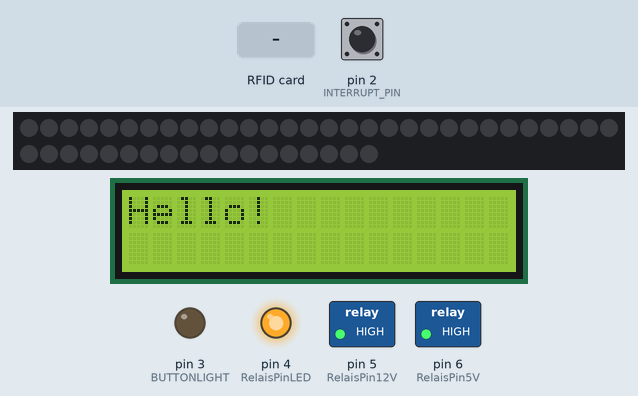
Bench run of a sketch on a simulated Arduino Uno, built with avr-gcc and run on an emulated ATmega328P. Shown: 48 RGB LEDs in strip order, left to right, continuing on the next row, 16×2 character LCD, switched loads named in the sketch (green lamp = pin HIGH), output pins drawn as LEDs (lit = HIGH). Inputs (shaded band) come from the test bench; at power-on: pin 2 (INTERRUPT_PIN) HIGH. Pins used as bus, display or sensor lines are not drawn; what the sketch prints to the serial monitor is not drawn.

Above: at 1.6 s.
At 3.2 s:
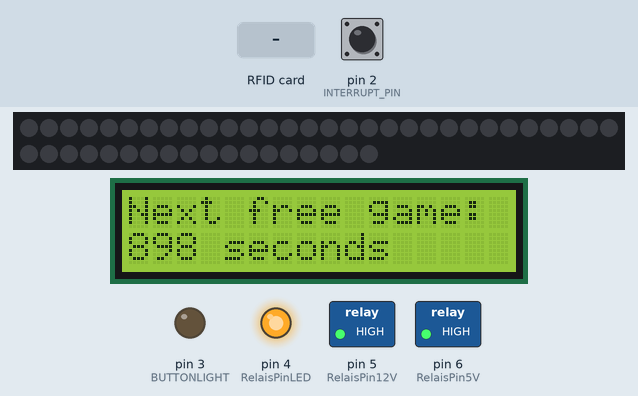
3.3 s: RFID card 5E 7A 19 C4 held to the reader
At 4.9 s:
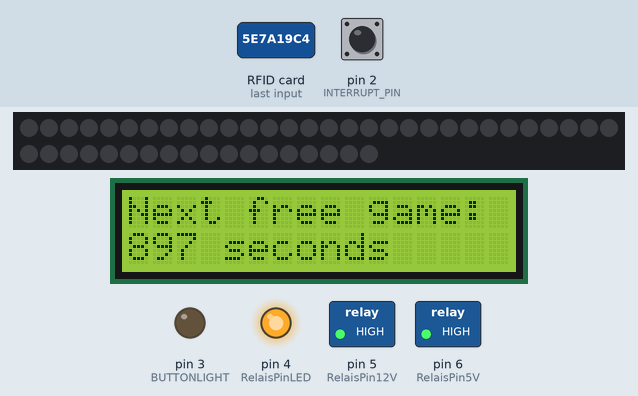
Timing chart, 0 to 6.4 s (numbered marks = the images above; inputs shaded):
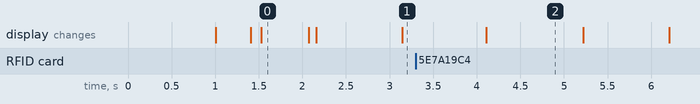

The sketch:

diy_candy_grabber_v2.0_power_controller_v1.0.ino
```cpp
/*

    DIY Candy Grapper Version 2.0
    Power Controller (Arduino Uno) Version 1.0
    15 August 2022 Florian Güldenpfennig

    This code was designed to be run on an Arduino UNO to control
    a bigger machine - an Arduino Mega incl. stepper motors.
    Underlying purpose: to save energy, heat, noise

    Working principle:
    After a pause of 15 minutes the Arduino UNO will allow the user
    to power up the Arduino Mega incl. stepper motors by pushing a button.

    The user can then play a game for 60 seconds, that is, fetch as many items
    from the grapper plate as he or she can.

    After 60 seconds the Arduino Mega will be switched off again an cannot be switched
    on for the next 15 minutes.

    This code can also control the LED stripes, which actually belong to the Arduino Mega setup
    in the first line.

    Materials:

    - LCD Display for showing the two countdowns
    - 3 Relais for controlling the Arduino Mega incl. stepper motors and neopixels
    - RFID reader for setting different modes with 'admin RFID chips' (e.g. unlocking free game)
    - (RTC module for displaying and keeping the time --> disabled in this version)
*/


#include <LiquidCrystal_I2C.h>
LiquidCrystal_I2C lcd(0x27, 16, 2);
#include <Adafruit_NeoPixel.h>
#ifdef __AVR__
#include <avr/power.h>
#endif
#include <MFRC522.h>

// RTC module for displaying time and time-keeping in future version
//#include <Wire.h>
//#include "RTClib.h"


// RFID reader
// SPI-Pins for RFID reader
#define SS_PIN 10
#define RST_PIN 9
MFRC522 rfid(SS_PIN, RST_PIN); // Instance of the class
MFRC522::MIFARE_Key key;
// Init array that will store new NUID
byte nuidPICC[4];

// Relais Pins
const int RelaisPinLED = 4;
const int RelaisPin12V = 5;
const int RelaisPin5V = 6;
//const int RelaisPin4 = 7;

// Button for starting game if free game is available
const int INTERRUPT_PIN = 2;
const int BUTTONLIGHT = 3;

// duration play time
const int gameLength = 68; // set to 68 seconds
// duration pause between games
const int gamePause = 900; // set to 900 seconds --> player has to wait 15 minutes before next free game

// Time stamps for timing the application
//RTC_DS1307 RTC;
unsigned long stamp = 0;
unsigned long lastInterrupt = 0;
unsigned long whenFreeGameStarted = 0;

// Controlling the Arduino Mega
boolean freeGameAvailable = false;
boolean MegaIsOn = false;

// one neopixel strip object controlls four physical strips in my setup --> 4 physical stripes are connected to pin 8
const int neoPin = 8;
const int numberOfPixels = 48;
Adafruit_NeoPixel strip1 = Adafruit_NeoPixel(numberOfPixels, neoPin, NEO_GRB + NEO_KHZ800);

// Helper variable to make sure LCD only gets updated when content has changed
String lastMessage = "";

void setup () {
  pinMode(RelaisPin12V, OUTPUT);
  pinMode(RelaisPin5V, OUTPUT);
  pinMode(RelaisPinLED, OUTPUT);
  digitalWrite(RelaisPin12V, HIGH); // LOW wenn ADK gepowert werden soll
  digitalWrite(RelaisPin5V, HIGH); // LOW wenn ADK gepowert werden soll
  digitalWrite(RelaisPinLED, HIGH);
  delay(1000);

  // prepare neopixel strip(s)
  strip1.begin();
  strip1.show(); // Initialize all pixels to 'off'
  colorWipe(strip1.Color(0, 0, 0),5);

  pinMode(BUTTONLIGHT, OUTPUT);
  digitalWrite(BUTTONLIGHT, LOW);


  Serial.begin(9600);

  /* Counterdown with RTC -- deactivated for this version
    Wire.begin();
    RTC.begin();
    DateTime now = RTC.now();
    // stamp = now.unixtime() + 15 * 60;
    stamp = now.unixtime() + 15;

    if (! RTC.isrunning()) {
    Serial.println("RTC is NOT running!");
    // following line sets the RTC to the date & time this sketch was compiled
    RTC.adjust(DateTime(__DATE__, __TIME__));
    } */

  // taking current time stamp and adding some time (gamePause) --> free game will be available then
  stamp =  millis() + gamePause* (long) 1000;

  // Serial.print("Stamp: "); Serial.println(stamp);

  // small trick to make sure that no free game is available on boot-up
  whenFreeGameStarted =  -(gameLength * (long) 1000);

  // start LCD display and show hello message
  lcd.init();
  lcd.backlight();
  print2LCD("Hello!");
  lastInterrupt = millis();

  SPI.begin(); // Init SPI bus
  rfid.PCD_Init(); // Init MFRC522

  delay(500);
  // attach interrupt to start-game-button
  pinMode(INTERRUPT_PIN, INPUT_PULLUP);
  attachInterrupt(digitalPinToInterrupt(INTERRUPT_PIN), myISR, FALLING); // trigger when button pressed, but not when released.
}

void loop () {

  checkRFID();

  megaController();


  /*Serial.print("Countdown: ");
    Serial.println(stamp - now.unixtime());
    DateTime now = RTC.now();
    long tmp = stamp - now.unixtime();*/

  long haveToWait = (stamp/1000 - (long)millis()/1000);

  /*Serial.print("stamp: "); Serial.println(stamp);
  Serial.print("Have to wait: "); Serial.println(haveToWait);*/

  /* If the user has waited long enough for a new game
     && there is currently no game in process */
  if (haveToWait <= 0 && MegaIsOn == false) {
    freeGameAvailable = true;
    digitalWrite(BUTTONLIGHT, HIGH);
    print2LCD("PUSH GREEN BUT- TON TO PLAY !!!");
    /* Waiting time is not over yet */
  } else if (haveToWait > 0 ) {
    print2LCD("Next free game: " + String(haveToWait) + " seconds");
    /* Game is in progress */
  } else if (MegaIsOn == true) {
    long playTimeRemaining = gameLength - abs(millis() - whenFreeGameStarted) / (long)1000;
    if (playTimeRemaining > gameLength-9) {
      print2LCD("Calibrating ... Please Wait");
    } else {
      print2LCD("Remaining Time: " + String(playTimeRemaining) + " seconds");
    }
  }

  delay(100);


  /*DateTime now = RTC.now();
    Serial.print(now.year(), DEC);
    Serial.print('/');
    Serial.print(now.month(), DEC);
    Serial.print('/');
    Serial.print(now.day(), DEC);
    Serial.print(' ');
    Serial.print(now.hour(), DEC);
    Serial.print(':');
    Serial.print(now.minute(), DEC);
    Serial.print(':');
    Serial.print(now.second(), DEC);
    Serial.println();*/
}


/*          Helper functions         */
/* ********************************* */


/* switches Arduino Mega off if no more game-time is left */
void megaController() {
  /*Serial.print("whenFreeGameStarted: ");
  Serial.println(whenFreeGameStarted);
  Serial.print("millis(): ");
  Serial.println(millis());*/

 // If game-time still remaining
 if (millis() < whenFreeGameStarted +  (gameLength * (long)1000)) {
    Serial.println("Game in Progess / Arduino Mega is powered up");
  } else {
    if (MegaIsOn) {
      MegaIsOn = false;
      Serial.println("Switching Arduino Mega off");
      freeGameAvailable = false;
      switchMegaOn(false);
      /*DateTime now = RTC.now();
        stamp = now.unixtime() + 15;*/
      stamp = millis() + gamePause * (long) 1000;
      delay(500);
      colorWipe(strip1.Color(0, 0, 0), 5);
    }
  }
}

/* interrupt routine to monitor push button (start game button) */
void myISR() {
  if (abs(millis() - lastInterrupt) < 1000) {
  } else {
    lastInterrupt = millis();

    if (freeGameAvailable == true) {
      freeGameAvailable = false;
      switchMegaOn(true);
      /*switchMegaOn(true);
      whenFreeGameStarted = millis();*/
    }
  }
}


/* switch Arduino Mega on or off -- parameter 'true' --> switch on */
void switchMegaOn(boolean switchOn_) {
  if (switchOn_) {
    Serial.println("Switching on Arduino Mega");
    MegaIsOn = true;
    digitalWrite(BUTTONLIGHT, LOW); // Turn off illumination of Start Button, because game already started
    whenFreeGameStarted = millis();
    digitalWrite(RelaisPin12V, LOW); // LOW when Mega is to be powered
    digitalWrite(RelaisPin5V, LOW); // LOW when Mega is to be powered
    digitalWrite(RelaisPinLED, LOW);
  } else  { // switch off the device (Arduino Mega)
    Serial.println("Switching off Arduino Mega");
    MegaIsOn = false;
    digitalWrite(RelaisPin12V, HIGH); // HIGH LOW when Mega is to switched off
    digitalWrite(RelaisPin5V, HIGH); // HIGH LOW when Mega is to switched off
    digitalWrite(RelaisPinLED, HIGH);
    delay(100);
    colorWipe(strip1.Color(0, 0, 0), 5);
  }
}

/* helper function to print lettes on LCD display */
void print2LCD(String s) {
  if (s!=lastMessage) {
    // clear screen
    for (int i = 0; i < 16; i++) {
      lcd.setCursor(i, 0);
      lcd.print(" ");
      lcd.setCursor(i, 1);
      lcd.print(" ");
    }

    for (int i = 0; i < s.length(); i++) {
      if (i < 16) {
        lcd.setCursor(i, 0);
        lcd.print(s[i]);
      } else {
        lcd.setCursor(i - 16, 1);
        lcd.print(s[i]);
      }
    }
  }
  lastMessage = s;

}


/* RFID reader functions taken from the MFRC522 demo */
void checkRFID() {
  //Serial.println("Checking RFID");
  // RFID Reader
  // Reset the loop if no new card present on the sensor/reader. This saves the entire process when idle.
  if ( ! rfid.PICC_IsNewCardPresent())
    return;

  // Verify if the NUID has been readed
  if ( ! rfid.PICC_ReadCardSerial())
    return;

  //Serial.print(F("PICC type: "));
  MFRC522::PICC_Type piccType = rfid.PICC_GetType(rfid.uid.sak);
  //Serial.println(rfid.PICC_GetTypeName(piccType));

  // Check is the PICC of Classic MIFARE type
  if (piccType != MFRC522::PICC_TYPE_MIFARE_MINI &&
      piccType != MFRC522::PICC_TYPE_MIFARE_1K &&
      piccType != MFRC522::PICC_TYPE_MIFARE_4K) {
    Serial.println(F("Your tag is not of type MIFARE Classic."));
    return;
  }


  printDec(rfid.uid.uidByte, rfid.uid.size);

  rfid.PICC_HaltA();

  // Stop encryption on PCD
  rfid.PCD_StopCrypto1();
}

/**
   Helper routine to dump a byte array as hex values to Serial.
*/
void printHex(byte *buffer, byte bufferSize) {
  for (byte i = 0; i < bufferSize; i++) {
    Serial.print(buffer[i] < 0x10 ? " 0" : " ");
    Serial.print(buffer[i], HEX);
  }
}

/**
   Helper routine to dump a byte array as dec values to Serial.
*/
void printDec(byte *buffer, byte bufferSize) {
  Serial.println("Printing RFID Tag");
  String RFIDstr = "";

  for (byte i = 0; i < bufferSize; i++) {
    //Serial.print(buffer[i] < 0x10 ? " 0" : " ");
    Serial.print(buffer[i], DEC);
    RFIDstr = RFIDstr + String(buffer[i]);
  }

  Serial.println();

  // if RFID tag equals particular RFID

  // unlock free game cheat tag
  if (RFIDstr == "16910576194") {
    Serial.println("unlocking free game");
    stamp = millis();
    freeGameAvailable = true;
    digitalWrite(BUTTONLIGHT, HIGH);
    print2LCD("PUSH GREEN BUT- TON TO PLAY !!!");
  }
}

// neopixel helper function
void colorWipe(uint32_t c, uint8_t wait) {
  for (uint16_t i = 0; i < strip1.numPixels(); i++) {
    strip1.setPixelColor(i, c);
    strip1.show();
    delay(wait);
  }
}
```

Measured:
- what the display in image 0 shows lasts 0.6 s, from 1.5 s to 2.1 s
- what the display in image 2 shows lasts 1.1 s, from 4.1 s to 5.2 s
